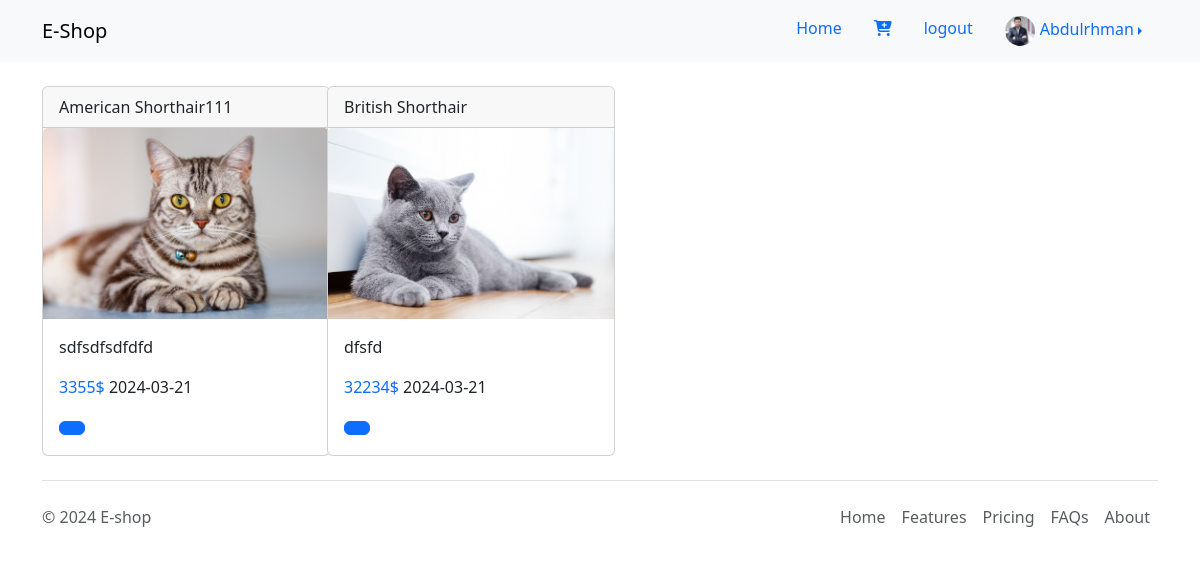
Page /layout/template/main.php (signed in) on the committed database.
### tables this page shows
CREATE TABLE `products` (
  `id` int(11) NOT NULL,
  `name` varchar(255) NOT NULL,
  `content` text NOT NULL,
  `price` double NOT NULL,
  `created` date NOT NULL,
  `img` varchar(400) NOT NULL,
  `user_id` int(11) DEFAULT NULL
);

### layout/template/main.php (the view, shortened to what this page needs)
<?php
include "header.php";
require('../../config/datasBase.php');
$sql = "SELECT * FROM products";
$stmt = $db->prepare($sql);
$stmt->execute();
$products = $stmt->fetchAll();
?>
<section>
  <div class="container">
    <div class="row mt-4">
      <?php foreach ($products as $product) { ?>
        <div class="col-md-3">
          <div class="card" style="width: 18rem;">
            <div class="card-header">
              <?= $product['name']; ?>
            </div>
            <img src="../products/products-Image/<?= $product['img'] ?>" class="card-img-top img-fluid" alt="<?= $product['name'] ?>">
            <div class="card-body">
              <p class="card-text">
                <?= $product['content']; ?>
              </p>
              <p>
              <span class="text-primary"> <?= $product['price']; ?>$ </span><span class=""><?= $product['created']; ?></span>
              </p>
              <a href="#" class="btn btn-primary"></a>
            </div>
          </div>
        </div>
      <?php } ?>
    </div>
  </div>
</section>
<?php include "footer.php"; ?>

### layout/template/header.php (shortened to what this page needs)
<!DOCTYPE html>
<html lang="en">
<head>
  <link rel="stylesheet" href="https://cdnjs.cloudflare.com/ajax/libs/font-awesome/4.7.0/css/font-awesome.min.css">
  <link href="https://cdn.jsdelivr.net/npm/bootstrap@5.3.3/dist/css/bootstrap.min.css" rel="stylesheet">
</head>
<body>
<?php
if (isset($_SESSION['role']) && $_SESSION['role'] === "Role['admin']") {
    include "navbar.php";
} else {
    include "navbarUser.php";
}
?>

### layout/template/navbarUser.php (shortened to what this page needs)
<nav class="navbar navbar-expand-lg bg-light">
  <div class="container">
    <a class="navbar-brand" href="http://localhost/e-shop/layout/template/main.php">E-Shop</a>
    <ul class="nav justify-content-end">
    <li class="nav-item">
        <a class="nav-link active" aria-current="page" href="http://localhost/e-shop/layout/template/main.php">Home</a>
      </li>
      <li class="nav-item">
        <a class="nav-link" href="#"><i class="fa fa-cart-plus"></i></a>
      </li>
      <li class="nav-item">
        <?php
          if (isset($_SESSION["firstname"]) != null) {
            echo '<a class="nav-link" href="http://localhost/e-shop/layout/login-users/logout.php">logout</a>';
          } else {
            echo '<a class="nav-link" href="http://localhost/e-shop/layout/login-users/login.php"><i class="fa fa-user"></i></a>';
          }
        ?>
      </li>
      <li class="nav-item dropend">
        <?php
          if (isset($_SESSION["firstname"])) {
            echo '<a class="nav-link dropdown-toggle" href="#" id="userDropdown" data-bs-toggle="dropdown" aria-expanded="false">';
            echo '<img src="../../image/' . $_SESSION["img"] . '" alt="' . $_SESSION["firstname"] . '" class="rounded-circle" style="width: 30px; height: 30px; margin-right: 5px;">';
            echo $_SESSION["firstname"];
            echo '</a>';
          }
        ?>
      </li>
    </ul>
  </div>
</nav>

### layout/template/footer.php (shortened to what this page needs)
<script src="https://cdn.jsdelivr.net/npm/bootstrap@5.3.3/dist/js/bootstrap.bundle.min.js"></script></body></html>
<div class="container">
  <footer class="d-flex flex-wrap justify-content-between align-items-center py-3 my-4 border-top">
    <p class="col-md-4 mb-0 text-muted">&copy; <?php echo date("Y");?> E-shop</p>
    <ul class="nav col-md-4 justify-content-end">
      <li class="nav-item"><a href="#" class="nav-link px-2 text-muted">Home</a></li>
      <li class="nav-item"><a href="#" class="nav-link px-2 text-muted">Features</a></li>
      <li class="nav-item"><a href="#" class="nav-link px-2 text-muted">Pricing</a></li>
      <li class="nav-item"><a href="#" class="nav-link px-2 text-muted">FAQs</a></li>
      <li class="nav-item"><a href="#" class="nav-link px-2 text-muted">About</a></li>
    </ul>
  </footer>
</div>

### rows in the picture
products: name "American Shorthair111", img (picture), content "sdfsdfsdfdfd", price "3355", created "2024-03-21"
products: name "British Shorthair", img (picture), content "dfsfd", price "32234", created "2024-03-21"

### other values in the picture
$_SESSION["firstname"] "Abdulrhman"
